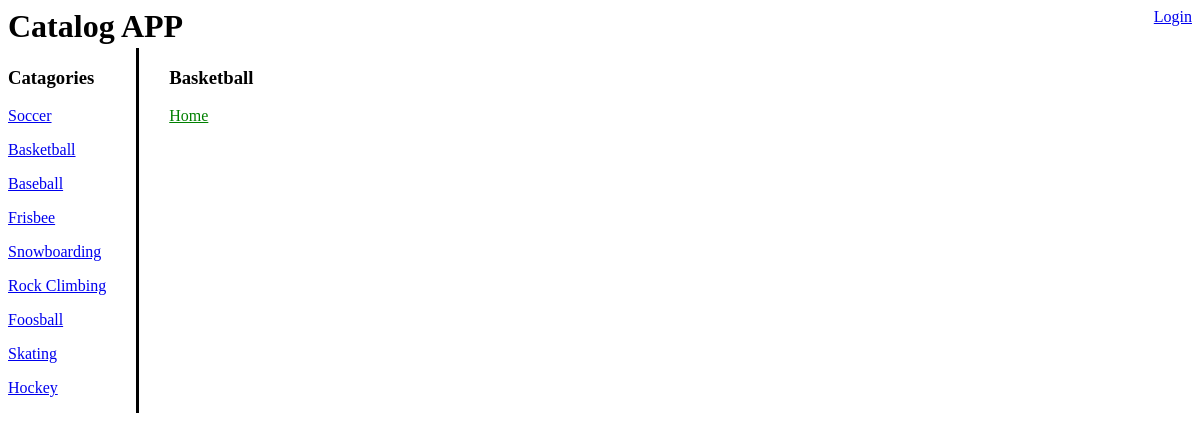
The app's page /catalog/2/ with its own data.
### catalog_Db.py (models this page shows, shortened)
class Catalog(Base):
    __tablename__ = 'catalog'
    id = Column(Integer, primary_key=True)
    name = Column(String(250), nullable=False)
    user_id = Column(Integer, ForeignKey('user.id'))
    user = relationship(User)

### catalogProject.py (the view)
@app.route('/catalog/<int:catalog_id>/')
def catalogItems(catalog_id):
    catalog = session.query(Catalog).all()
    catalog_selected = session.query(Catalog).filter_by(id=catalog_id).one()
    items = session.query(CatalogItems).filter_by(catalog_id=catalog_id)
    if 'username' not in login_session:
        return render_template('publicCatalogItem.html',
                               catalog_selected=catalog_selected,
                               catalog=catalog, items=items)
    else:
        return render_template('catalogItem.html',
                               catalog_selected=catalog_selected,
                               catalog=catalog, items=items)

### templates/publicCatalogItem.html (shortened to what this page needs)
<html>
    <head>
        <link rel="stylesheet" type="text/css" href="{{ url_for('static', filename='appStyles.css') }}">
    </head>
    <body>
        <div class="topBar">
            <h1>Catalog APP</h1>
            <a id="login" href="{{url_for('showLogin')}}">Login</a>
        </div>
        <div id="leftSide">
            <h3> Catagories </h3>
            {% for c in catalog %}
                <a href="{{ url_for('catalogItems', catalog_id = c.id)}}"> <p>{{c.name}}</p> </a>
            {% endfor %}
        </div>
        <div id="rightSide">
            <h3> {{catalog_selected.name}}</h3>
            <a id="homeLink" href="{{url_for('catalog')}}">Home</a>
        </div>
    </body>
</html>

### static/appStyles.css (style rules this page uses)
.topBar { width: 100%; height: 40px; }
#leftSide { float: left; padding-right: 30px; border-right: solid; }
#rightSide { float: left; padding-left: 30px; }
#homeLink { color: green; }
#login { float: right; }
h1 { float: left; margin: 0; vertical-align: top; width: 200px; }

### records on screen
Catalog: name "Soccer"
Catalog: name "Basketball"
Catalog: name "Baseball"
Catalog: name "Frisbee"
Catalog: name "Snowboarding"
Catalog: name "Rock Climbing"
Catalog: name "Foosball"
Catalog: name "Skating"
Catalog: name "Hockey"
